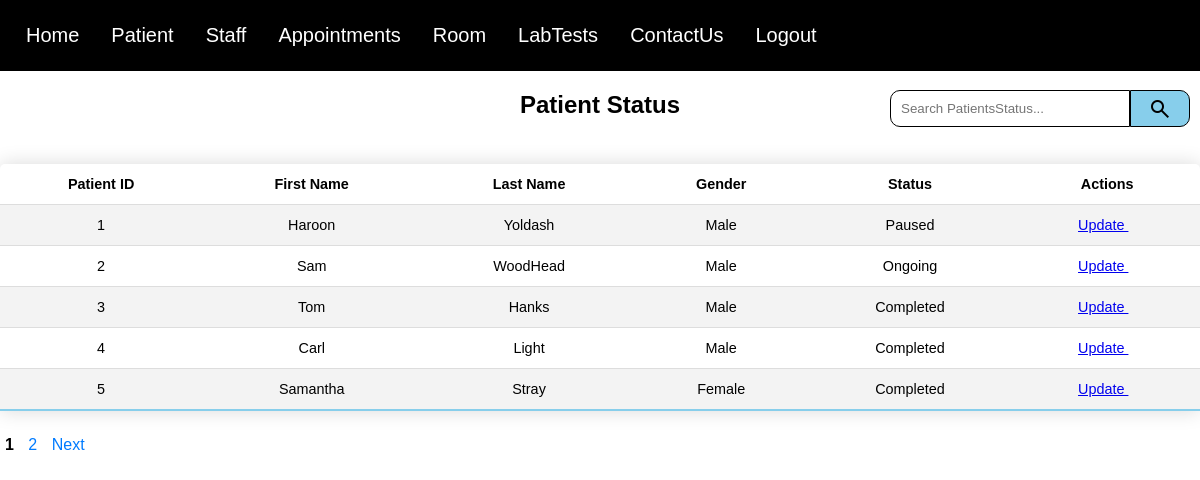
Page /viewPatientStatus.php (signed in) on the committed database.
### tables this page shows
CREATE TABLE "Patient" (
	"PatientID"	INTEGER NOT NULL UNIQUE,
	"FName"	TEXT NOT NULL,
	"LName"	TEXT NOT NULL,
	"DOB"	TEXT NOT NULL,
	"PhoneNo"	INTEGER NOT NULL,
	"Email"	TEXT NOT NULL UNIQUE,
	"Gender"	TEXT NOT NULL,
	"Address"	TEXT NOT NULL,
	"Status"	TEXT NOT NULL,
	PRIMARY KEY("PatientID" AUTOINCREMENT)
);

### viewPatientStatus.php (the view, shortened to what this page needs)
<!DOCTYPE html>
<?php
require 'PDOconnection.php';
$pdo = getPDOConnection();
$searchTerm = isset($_GET['search']) ? trim($_GET['search']) : '';
$records_per_page = 5;
$current_page = isset($_GET['page']) ? intval($_GET['page']) : 1;
$offset = ($current_page - 1) * $records_per_page;
if ($searchTerm !== '') {
    $stmt = $pdo->prepare("Select Count(*) as total FROM Patient WHERE FName LIKE :search OR LName Like :search");
    $stmt->execute(['search' => "%$searchTerm%"]);
}   else {
    $stmt = $pdo->query("SELECT COUNT(*) as total FROM Patient");
}
$total_row = $stmt->fetch(PDO::FETCH_ASSOC);
$total_records = $total_row['total'];
$total_pages = ceil($total_records / $records_per_page);
if ($searchTerm !== '') {
    $stmt = $pdo->prepare("SELECT * FROM Patient WHERE FName Like :search OR LName LIKE :search LIMIT :limit OFFSET :offset");
    $stmt->bindValue(':search', "%$searchTerm%", PDO::PARAM_STR);
    $stmt->bindValue(':limit', $records_per_page, PDO::PARAM_INT);
    $stmt->bindValue(':offset', $offset, PDO::PARAM_INT);
    $stmt->execute();
} else {
    $stmt = $pdo->prepare("SELECT * FROM Patient LIMIT :limit OFFSET :offset");
    $stmt->bindValue(':limit', $records_per_page, PDO::PARAM_INT);
    $stmt->bindValue(':offset', $offset, PDO::PARAM_INT);
    $stmt->execute();
}
$patients = $stmt->fetchALL(PDO::FETCH_ASSOC);
?>
<html lang="en">
<head>
    <link rel="stylesheet" href="loginstyle.css" />
</head>
<body>
        <?php
            include("navbar.php");
        ?>
    <div>
        <h2 class="centered-header">Patient Status</h2>
    </div>
    <form class="SearchForm" method="GET" action="">
            <input id="SearchBar" type="text" name="search" placeholder="Search PatientsStatus..." value="<?=htmlspecialchars($_GET['search'] ?? '') ?>">
            <button id="SearchButton" type="submit">
                <span class="material-symbols-outlined">search</span>
            </button>
        </form>
    <div>
      <?php
        echo "<table>";
        echo "<tr> <th>Patient ID</th> <th>First Name</th> <th>Last Name</th> <th>Gender</th> <th>Status</th><th>Actions</th></tr>";
        foreach ($patients as $row) {
            $PatientID = htmlspecialchars($row['PatientID']);
            $Fname = htmlspecialchars($row['FName']);
            $Lname = htmlspecialchars($row['LName']);
            $Gender = htmlspecialchars($row['Gender']);
            $Status = htmlspecialchars($row['Status']);
           echo "<tr>
                  <td>$PatientID</td>
                  <td>$Fname</td>
                  <td>$Lname</td>
                  <td>$Gender</td>
                  <td>$Status</td>
                  <td>
                   <a href='updatePatientStatusPage.php ?PatientID=$PatientID'> Update </a> &nbsp;&nbsp;
                </tr>";
        }
        echo "</table>";
        echo "<div class='pagination'>";
        $queryString = '';
        for ($i = 1; $i <= $total_pages; $i++) {
            if ($i == $current_page) {
                echo "<strong>$i</strong> ";
            } else {
                echo "<a href='?page=$i$queryString'>$i</a> ";
            }
        }
        if ($current_page < $total_pages) {
            $next_page = $current_page + 1;
            echo "<a href='?page=$next_page$queryString'>Next</a> ";
        }
        echo "</div>";
     ?>
    </div>
</body>
</html>

### loginstyle.css (style rules this page uses)
body { font-family: Arial, sans-serif; display: flex; flex-direction: column; min-height: 100vh; margin: 0; }
.centered-header { text-align: center; }
form { width: 300px; margin: 0 auto; padding: 20px; background: #f9f9f9; border-radius: 8px; }
input[type="text"], input[type="number"], input[type="date"], input[type="email"] { width: calc(100% - 22px); padding: 10px; margin-bottom: 10px; border: 1px solid #ddd; border-radius: 4px; }
button { width: 100%; padding: 10px; background-color: skyblue; color: white; border: none; border-radius: 4px; cursor: pointer; color: black; }
table { width: 100%; border-collapse: collapse; margin: 25px 0; font-size: 0.9em; min-width: 400px; border-radius: 5px 5px 0 0; overflow: hidden; box-shadow: 0 0 20px rgba(0, 0, 0, 0.15); }
th { padding: 12px 15px; }
td { text-align: center; padding: 12px 15px; }
tbody tr { border-bottom: 1px solid #dddddd; }
tbody tr:nth-of-type(even) { background-color: #f3f3f3; }
tbody tr:last-of-type { border-bottom: 2px solid skyblue; }
.pagination a { margin: 0 5px; text-decoration: none; color: #007BFF; }
.pagination strong { margin: 0 5px; font-weight: bold; }

### viewPatientStatus.php (style rules this page uses)
.SearchForm { display: flex; flex-direction: row; position: fixed; Margin-top: 0px; top: 90px; right: 10px; padding: 0px; background: white; }
#SearchBar { width: 80%; border: 1px solid,rgb(0, 0, 0); border-radius: 10px 0px 0px 10px; }
#SearchButton { width: 20%; padding: 0px; margin-bottom: 10px; border: 1px solid,rgb(0, 0, 0); border-radius: 0px 10px 10px 0px; }

### rows in the picture
patient: PatientID "1", FName "Haroon", LName "Yoldash", Gender "Male", Status "Paused"
patient: PatientID "2", FName "Sam", LName "WoodHead", Gender "Male", Status "Ongoing"
patient: PatientID "3", FName "Tom", LName "Hanks", Gender "Male", Status "Completed"
patient: PatientID "4", FName "Carl", LName "Light", Gender "Male", Status "Completed"
patient: PatientID "5", FName "Samantha", LName "Stray", Gender "Female", Status "Completed"
